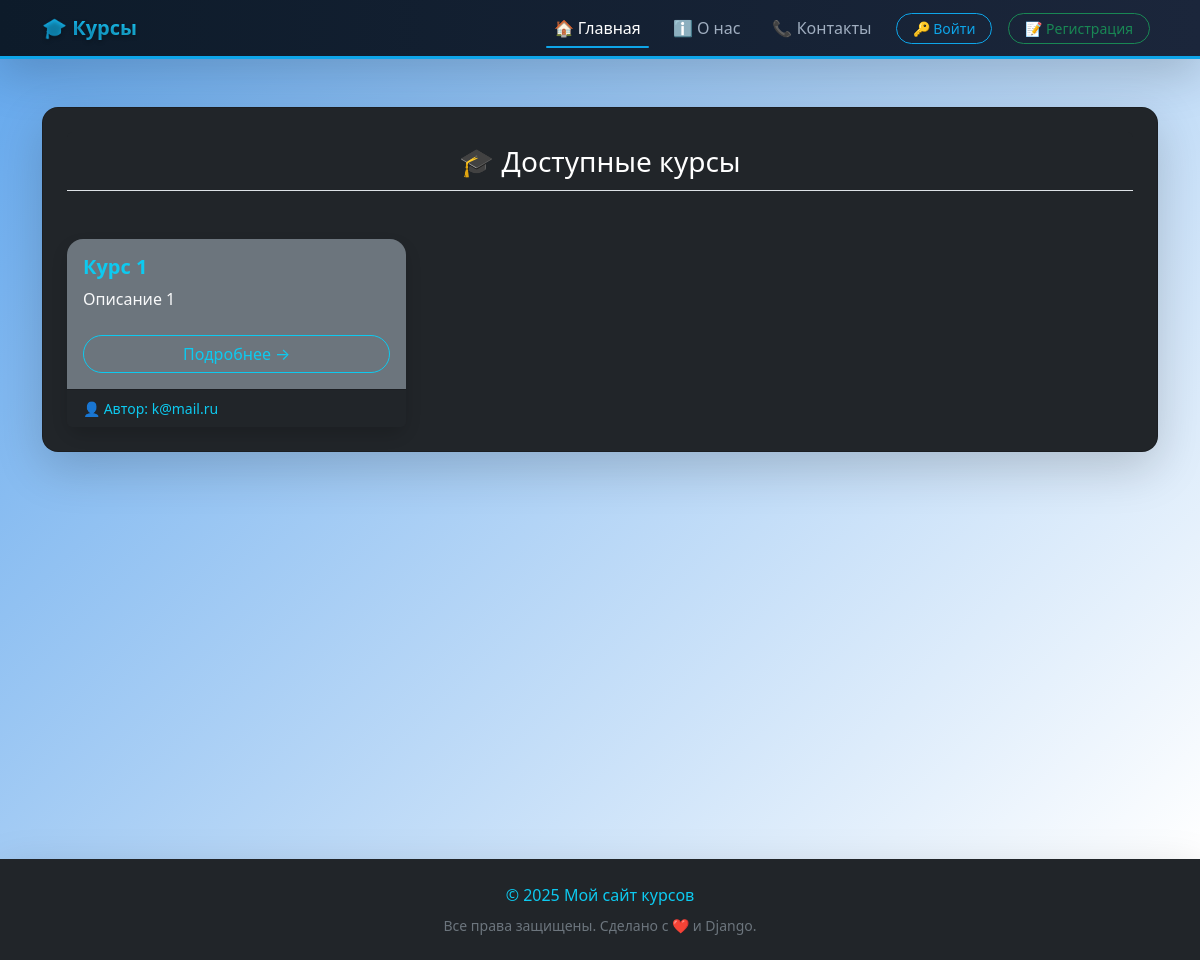
The page / on the database its author committed.
### courses/models.py (models this page shows, shortened)
class Course(models.Model):
    title = models.CharField(
        COURSE_TITLE_VERBOSE_NAME,
        max_length=COURSE_TITLE_MAX_LENGTH,
        help_text=COURSE_TITLE_HELP_TEXT
    )
    description = models.TextField(
        COURSE_DESCRIPTION_VERBOSE_NAME,
        help_text=COURSE_DESCRIPTION_HELP_TEXT
    )
    owner = models.ForeignKey(
        'users.CustomUser',
        on_delete=models.CASCADE,
        verbose_name=COURSE_OWNER_VERBOSE_NAME
    )
    is_published = models.BooleanField(
        COURSE_IS_PUBLISHED_VERBOSE_NAME,
        default=False,
        help_text=COURSE_IS_PUBLISHED_HELP_TEXT
    )
    class Meta:
        verbose_name = COURSE_VERBOSE_NAME
        verbose_name_plural = COURSE_VERBOSE_NAME_PLURAL
        ordering = ['title', 'description']
        default_related_name = 'courses'

### users/models.py (models this page shows, shortened)
class CustomUser(AbstractBaseUser, PermissionsMixin):
    email = models.EmailField(
        EMAIL_VERBOSE_NAME,
        unique=True,
        help_text=EMAIL_HELP_TEXT
    )
    full_name = models.CharField(
        FULL_NAME_VERBOSE_NAME,
        max_length=FULL_NAME_MAX_LENGTH
    )
    is_active = models.BooleanField(IS_ACTIVE_VERBOSE_NAME, default=True)
    is_staff = models.BooleanField(IS_STAFF_VERBOSE_NAME, default=False)
    vk_id = models.CharField(
        VK_ID_VERBOSE_NAME,
        max_length=VK_ID_MAX_LENGTH,
        blank=True,
        null=True
    )
    USERNAME_FIELD = 'email'
    EMAIL_FIELD = 'email'
    REQUIRED_FIELDS = []
    objects = CustomUserManager()
    class Meta:
        verbose_name = CUSTOM_USER_VERBOSE_NAME
        verbose_name_plural = CUSTOM_USER_VERBOSE_NAME_PLURAL
        ordering = ['full_name', 'email']

### courses/views.py (the view)
class CoursesListView(CourseModelMixin, ListView):
    template_name = 'courses/course_list.html'
    context_object_name = 'courses'
    queryset = CourseModelMixin.model.objects.filter(is_published=True)

### templates/courses/course_list.html (shortened to what this page needs)
{% extends "base.html" %}
{% load django_bootstrap5 %}
{% block content %}
<div class="container">
  <div class="card bg-dark text-light rounded-4 shadow-lg p-4">
    <div class="card-header fs-3 text-center text-white border-bottom mb-5">
      🎓 Доступные курсы
    </div>
    <div class="row g-4">
      {% for course in object_list %}
        <div class="col-sm-6 col-lg-4">
          <div class="card text-light bg-secondary h-100 border-0 shadow rounded-4 hover-shadow">
            <div class="card-body d-flex flex-column">
              <h5 class="card-title text-info fw-bold">{{ course.title }}</h5>
              <p class="card-text text-light mb-4">
                {{ course.description|truncatewords:20 }}
              </p>
              <a href="{% url 'courses:course_detail' course.pk %}"
                 class="btn btn-outline-info rounded-pill mt-auto w-100">
                Подробнее →
              </a>
            </div>
            <div class="card-footer text-info small bg-dark">
              👤 Автор: {{ course.owner.email }}
            </div>
          </div>
        </div>
      {% empty %}
        <div class="col-12">
          <p class="text-center text-secondary fs-5">Курсы пока не добавлены.</p>
        </div>
      {% endfor %}
    </div>
  </div>
</div>
{% endblock %}

### rows shown on the page
Course: title "Курс 1", description "Описание 1", owner.email "k@mail.ru"

### other values the page prints
{{ year|default:2025 }} "2025"
